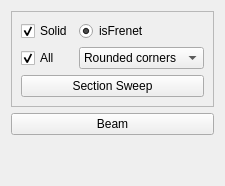
         <widget class="QWidget" name="tab_17">
          <attribute name="icon">
           <iconset>
            <normaloff>../Icons/WF_Beam.svg</normaloff>../Icons/WF_Beam.svg</iconset>
          </attribute>
          <attribute name="title">
           <string>Sweep</string>
          </attribute>
          <layout class="QGridLayout" name="gridLayout_6">
           <item row="0" column="0">
            <widget class="QFrame" name="frame_9">
             <property name="frameShape">
              <enum>QFrame::StyledPanel</enum>
             </property>
             <property name="frameShadow">
              <enum>QFrame::Raised</enum>
             </property>
             <property name="lineWidth">
              <number>3</number>
             </property>
             <layout class="QGridLayout" name="gridLayout_86">
              <item row="0" column="0">
               <layout class="QGridLayout" name="gridLayout_87">
                <item row="2" column="0">
                 <widget class="QCheckBox" name="checkBox_allsubselect">
                  <property name="toolTip">
                   <string>if &quot;All&quot; is toggled:
  All the wires of the Trajectory  selected will be considered.

Untoggled if you select a Skecth with several curves and you want to process
only the one subselected.</string>
                  </property>
                  <property name="text">
                   <string>All</string>
                  </property>
                  <property name="checked">
                   <bool>true</bool>
                  </property>
                 </widget>
                </item>
                <item row="2" column="1">
                 <widget class="QComboBox" name="transition_comboBox">
                  <property name="toolTip">
                   <string>For the function :
makePipeShell(shapeList,[isSolid,isFrenet,transition])
Select a Transition option in case of trajectory with several wires; Transition can be:
#     0 (default), 1 (right corners) or 2 (rounded corners).</string>
                  </property>
                  <property name="currentIndex">
                   <number>2</number>
                  </property>
                  <item>
                   <property name="text">
                    <string>No Transition</string>
                   </property>
                  </item>
                  <item>
                   <property name="text">
                    <string>Right corners</string>
                   </property>
                  </item>
                  <item>
                   <property name="text">
                    <string>Rounded corners</string>
                   </property>
                  </item>
                 </widget>
                </item>
                <item row="1" column="0">
                 <widget class="QCheckBox" name="checkBox_solid">
                  <property name="minimumSize">
                   <size>
                    <width>9</width>
                    <height>0</height>
                   </size>
                  </property>
                  <property name="maximumSize">
                   <size>
                    <width>60</width>
                    <height>16777215</height>
                   </size>
                  </property>
                  <property name="toolTip">
                   <string>if &quot;Solid&quot; is toggled:
  The Beam sweep will generate a solid with a closed selected wire as Section.
If this check box is toggle off:
  Or if the Section wire is not closed, only a shell will be created.</string>
                  </property>
                  <property name="text">
                   <string>Solid</string>
                  </property>
                  <property name="checked">
                   <bool>true</bool>
                  </property>
                 </widget>
                </item>
                <item row="1" column="1">
                 <widget class="QRadioButton" name="radioButton_Frenet">
                  <property name="toolTip">
                   <string>Force the &quot;isFrenet&quot; parameter to True for the function :
makePipeShell(shapeList,[isSolid,isFrenet,transition])
</string>
                  </property>
                  <property name="text">
                   <string>isFrenet</string>
                  </property>
                  <property name="checked">
                   <bool>true</bool>
                  </property>
                  <property name="autoExclusive">
                   <bool>false</bool>
                  </property>
                 </widget>
                </item>
               </layout>
              </item>
              <item row="1" column="0">
               <widget class="QPushButton" name="button_sweep">
                <property name="toolTip">
                 <string>Section Sweep:
#  Make a loft defined by a list of profiles along a wire.
Will extrude/sweep a Section along a Trajectory like sweep from Part Workbench but:
- the Section center (of Mass) is move at the first point of the Trajectory and;
- the &quot;plane&quot; of the Section is rotate to be perpendicular to the Trajectory.

- Select first one Section wire (Closed wire will generate volumes by default)
(This Section can be a compound from sketch to realize &quot;tube&quot;)
- Select one or several wire(s) as Trajectory(ies)
- Then push this button

NB: You can change first:
- Solid option (if toggled will generate a solid for Closed wire Section only) 
- isFrenet option
- All option (means if the trajectory selected is a compound, all sub wires will be used for the sweep)
- Transition Option (Select a Transition option in case of trajectory with several wires; Transition can be:
#     0 (default), 1 (right corners) or 2 (rounded corners).)
</string>
                </property>
                <property name="text">
                 <string>Section Sweep</string>
                </property>
                <property name="icon">
                 <iconset>
                  <normaloff>../Icons/WF_Sweep.svg</normaloff>../Icons/WF_Sweep.svg</iconset>
                </property>
                <property name="iconSize">
                 <size>
                  <width>32</width>
                  <height>32</height>
                 </size>
                </property>
               </widget>
              </item>
             </layout>
            </widget>
           </item>
           <item row="2" column="0">
            <spacer name="verticalSpacer_25">
             <property name="orientation">
              <enum>Qt::Vertical</enum>
             </property>
             <property name="sizeHint" stdset="0">
              <size>
               <width>20</width>
               <height>40</height>
              </size>
             </property>
            </spacer>
           </item>
           <item row="1" column="0">
            <widget class="QPushButton" name="button_beam">
             <property name="toolTip">
              <string>Beam:
Will extrude a Section along a Linear Trajectory.
- Select first one Section wire (Closed wire will generate volumes by default)
(This Section can be a compound from sketch to realize &quot;tube&quot;)
- Select one or several wire(s) as Trajectory(ies)
- Then push this button
</string>
             </property>
             <property name="text">
              <string>Beam</string>
             </property>
             <property name="icon">
              <iconset>
               <normaloff>../Icons/WF_Beam.svg</normaloff>../Icons/WF_Beam.svg</iconset>
             </property>
             <property name="iconSize">
              <size>
               <width>32</width>
               <height>32</height>
              </size>
             </property>
            </widget>
           </item>
          </layout>
         </widget>
